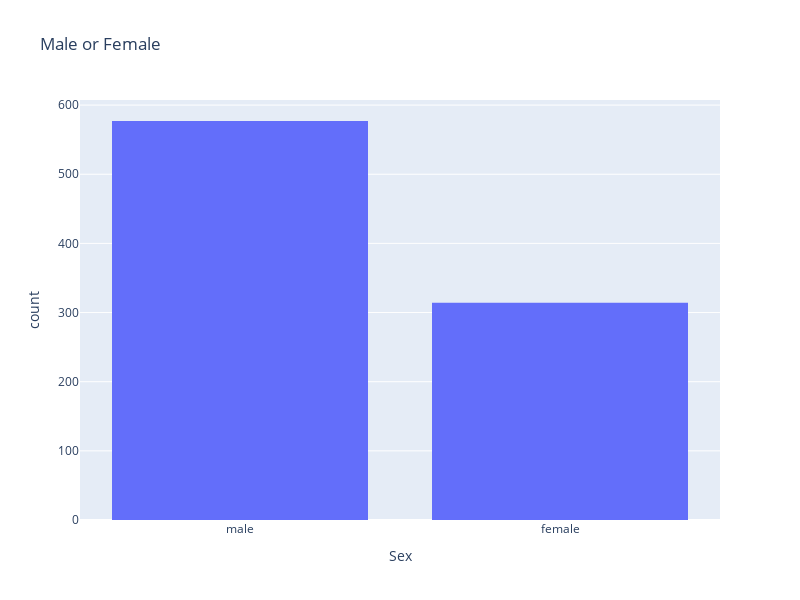

Write notebook code for a chart like this one.
### Markdown cell above
### Erstellung eines Histogram

Indemfall nutzen wir den `px.histogram()` um die Verteilung der Geschlechter zu visualisieren
Die Parameter bleiben exakt die gleichen jedoch die Visualsierung ändert sich.

### Code cell
fig = px.histogram(data_frame = df,
                    x="Sex", 
                    title="Male or Female")

fig.update_layout(width=800, 
                  height = 600)
fig.show()

### Figure 1 — Plotly figure (JSON) as saved in the notebook; plotly's stock layout.template omitted (floating-point values rounded to 4 significant figures; data arrays with more than 128 entries replaced by an {"elided": "..."} marker saying what was removed)
{"data": [{"alignmentgroup": "True", "bingroup": "x", "hovertemplate": "Sex=%{x}<br>count=%{y}<extra></extra>", "legendgroup": "", "marker": {"color": "#636efa", "pattern": {"shape": ""}}, "name": "", "offsetgroup": "", "orientation": "v", "showlegend": false, "type": "histogram", "x": {"elided": "891 str values"}, "xaxis": "x", "yaxis": "y"}], "layout": {"barmode": "relative", "height": 600, "legend": {"tracegroupgap": 0}, "title": {"text": "Male or Female"}, "width": 800, "xaxis": {"anchor": "y", "domain": [0, 1], "title": {"text": "Sex"}}, "yaxis": {"anchor": "x", "domain": [0, 1], "title": {"text": "count"}}}}
